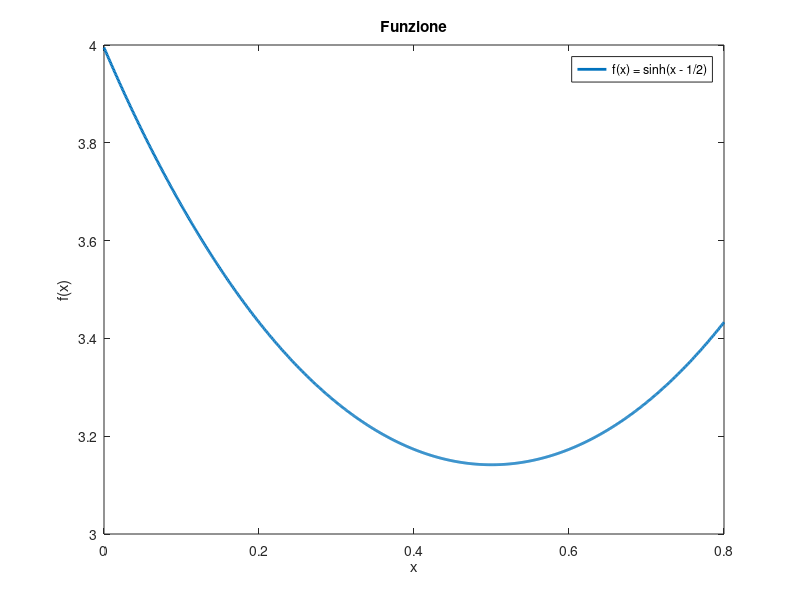

Write MATLAB code to recreate this figure. (Note: this script raises an error after producing the figure.)
%% Es 1
clear
close all
clc

f = @(x) pi * cosh(x - 0.5) .^ 2;

a = 0; b = 0.8;

x = linspace(a,b,1000);

plot(x,f(x),'LineWidth',2);
legend 'f(x) = sinh(x - 1/2)';
xlabel 'x'
ylabel 'f(x)'
title 'Funzione'

V = pi * ((sinh(1) + sinh(3/5)) / 4 + 2/5);

n = 1:20;
for i = n
    I_pmed(i) = pmedcomp(a,b,i,f);
    I_trap(i) = trapcomp(a,b,i,f);
    I_simp(i) = simpcomp(a,b,i,f);
end

figure 

plot(n,I_pmed,'*',n,I_trap,'o',n,I_simp,'d',n,V * ones(1,20))
grid on
legend('Punto medio composito','Trapezio composito','Simpson composito','Volume reale')
title 'Integrali'

err_pmed = abs(V - I_pmed);
err_trap = abs(V - I_trap);
err_simp = abs(V - I_simp);

h = (b - a) ./ n;

figure
loglog(h,err_pmed,'*',h,err_trap,'o',h,err_simp,'d',h,h.^2,h,h.^4);
grid on
legend('Punto medio composito','Trapezio composito','Simpson composito','h^2','h^4','Location','best');
title 'Errore di quadratura in scala logaritmica'

%%
clc
toll = 1e-5;
n_pmed = stima_n_pmed(a,b,f,toll)
n_trap = stima_n_trap(a,b,f,toll)
n_simp = stima_n_simpson(a,b,f,toll)


%% Es 2
clear
close all
clc 